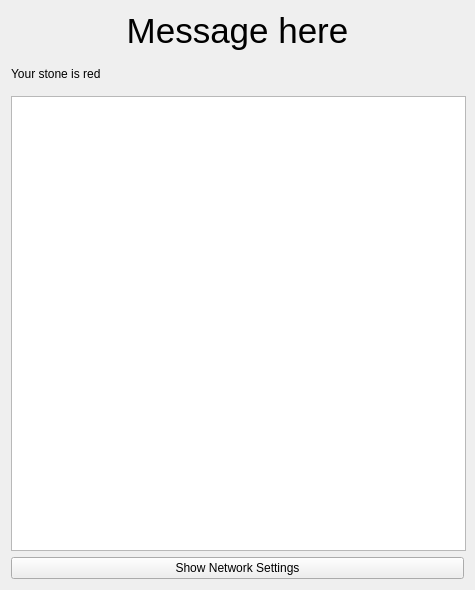
<?xml version="1.0" encoding="UTF-8"?>
<ui version="4.0">
 <class>GameWidget</class>
 <widget class="QWidget" name="GameWidget">
  <property name="geometry">
   <rect>
    <x>0</x>
    <y>0</y>
    <width>475</width>
    <height>590</height>
   </rect>
  </property>
  <property name="sizePolicy">
   <sizepolicy hsizetype="Fixed" vsizetype="Fixed">
    <horstretch>0</horstretch>
    <verstretch>0</verstretch>
   </sizepolicy>
  </property>
  <property name="minimumSize">
   <size>
    <width>475</width>
    <height>590</height>
   </size>
  </property>
  <property name="maximumSize">
   <size>
    <width>475</width>
    <height>590</height>
   </size>
  </property>
  <property name="windowTitle">
   <string>Muehle Game</string>
  </property>
  <layout class="QVBoxLayout" name="verticalLayout">
   <item>
    <widget class="QLabel" name="labelMsg">
     <property name="font">
      <font>
       <pointsize>26</pointsize>
      </font>
     </property>
     <property name="text">
      <string>Message here</string>
     </property>
     <property name="alignment">
      <set>Qt::AlignCenter</set>
     </property>
    </widget>
   </item>
   <item>
    <widget class="QLabel" name="labelNote">
     <property name="text">
      <string>Your stone is red</string>
     </property>
    </widget>
   </item>
   <item>
    <widget class="QGraphicsView" name="view">
     <property name="minimumSize">
      <size>
       <width>455</width>
       <height>455</height>
      </size>
     </property>
     <property name="maximumSize">
      <size>
       <width>455</width>
       <height>455</height>
      </size>
     </property>
    </widget>
   </item>
   <item>
    <layout class="QHBoxLayout" name="horizontalLayout">
     <item>
      <widget class="QPushButton" name="buttonShowNet">
       <property name="text">
        <string>Show Network Settings</string>
       </property>
      </widget>
     </item>
    </layout>
   </item>
  </layout>
 </widget>
 <resources/>
 <connections/>
</ui>
